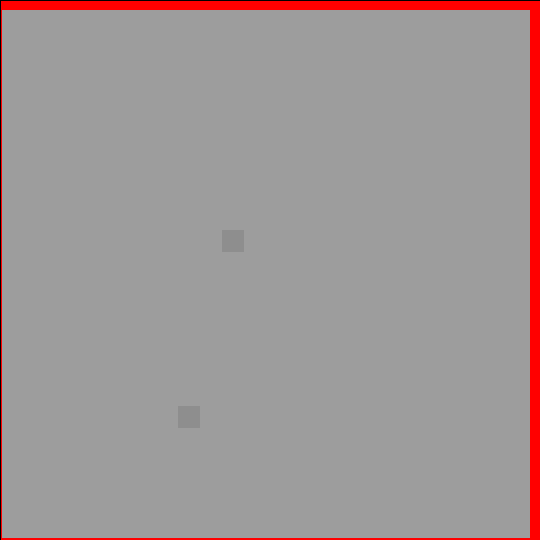
Frame 1 (no input)
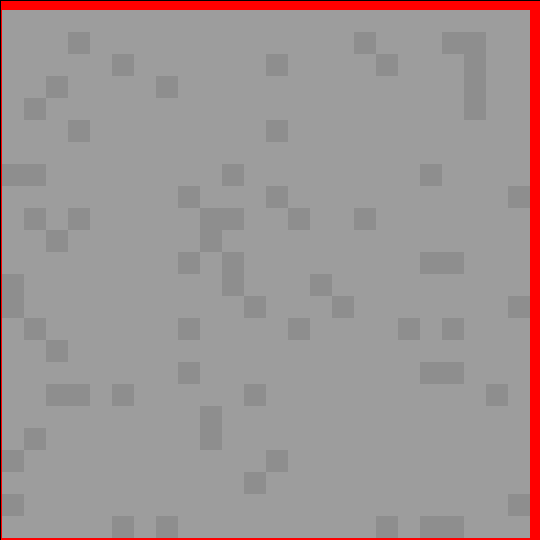
Frame 60 (the mouse pressed at the canvas centre just before this capture)
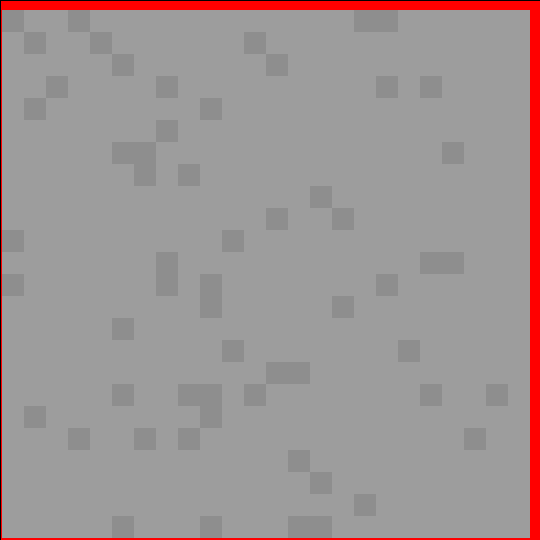
Frame 120 (the mouse held since frame 60 and released just before this capture)

The Processing sketch that drew these frames (run headless with seeded random() and noise(); from frame 60 on, the mouse is pressed at the canvas centre):

// Processing sketch: sketch_250201b_PixelAnimator
// ── sketch_250201b_PixelAnimator.pde
// First attempt to port my pixel animator library

class MyAnimation extends PixelAnimator<Boolean> {
  Boolean populate() {
    return false;
  }

  Boolean evolve() {
    if (random(0,1) < 0.005) {
      return true;
    }
    if (random(0,1) < 0.05) {
      return false;
    }
    return self();
  }

  color shade() {
    return color(self() ? 127 + 15 : 127 + 30);
  }
}

MyAnimation animation;

void setup() {
  size(540, 540);
  frameRate(12);
  animation = new MyAnimation();
  animation.size(24, 24);
  animation.dimensions(540, 540);
}

void draw() {
  fill(255,0,0);
  rect(0,0,540,540);
  image(animation.next(), 2, 10, 540, 540);
}

// ── PixelAnimator.pde
class Grid<T> {
  int cols, rows;
  ArrayList<ArrayList<T>> cells;

  Grid(int cols, int rows) {
    this.cols = cols;
    this.rows = rows;
    cells = new ArrayList<ArrayList<T>>(this.cols);
    for (int col = 0; col < this.cols; col++) {
      cells.add(new ArrayList<T>(rows));
      for (int row = 0; row < rows; row++) {
        cells.get(col).add(null);
      }
    }
  }

  void setRaw(int col, int row, T value) {
    cells.get(col).set(row, value);
  }

  void set(int col, int row, T value) {
    setRaw(mod(col, cols), mod(row, rows), value);
  }

  T getRaw(int col, int row) {
    return cells.get(col).get(row);
  }

  T get(int col, int row) {
    return getRaw(mod(col, cols), mod(row, rows));
  }

  Grid<T> copy() {
    Grid<T> newGrid = new Grid<T>(cols, rows);
    for (int col = 0; col < cols; col++) {
      for (int row = 0; row < rows; row++) {
        newGrid.setRaw(col, row, getRaw(col, row));
      }
    }
    return newGrid;
  }

  int mod(int x, int n) {
    return ((x % n) + n) % n;
  }
}

class Box {
  int top, left, width, height;
  Box(int top, int left, int width, int height) {
    this.top = top;
    this.left = left;
    this.width =width;
    this.height = height;
  }
}

abstract class PixelAnimator<T> {
  int cols, rows, col, row;
  int width, height;
  int frame;
  Grid<T> grid;
  PGraphics graphics;

  PixelAnimator() {
    frame = 0;
    size(16, 16);
  }

  void size(int cols, int rows) {
    this.cols = cols;
    this.rows = rows;
    graphics = createGraphics(this.cols, this.rows);
    grid = new Grid(this.cols, this.rows);
    for (int row = 0; row < rows; row++) {
      for (int col = 0; col < cols; col++) {
        this.col = col;
        this.row = row;
        grid.setRaw(col, row, populate());
      }
    }
  }

  void dimensions(int width, int height) {
    this.width = width;
    this.height = height;
    graphics = createGraphics(width, height);
  }

  PGraphics next() {
    Grid<T> gridNext = grid.copy();
    for (int row = 0; row < this.rows; row++) {
      for (int col = 0; col < this.cols; col++) {
        this.col = col;
        this.row = row;
        gridNext.setRaw(col, row, evolve());
      }
    }
    grid = gridNext;
    graphics.beginDraw();
    graphics.clear();
    for (int row = 0; row < rows; row++) {
      for (int col = 0; col < cols; col++) {
        this.col = col;
        this.row = row;
        graphics.fill(shade());
        graphics.noStroke();
        Box box = box();
        graphics.rect(box.top, box.left, box.width, box.height);
        paint();
      }
    }
    graphics.endDraw();
    frame = frame + 1;
    return graphics;
  }

  Box box() {
    int w = width / cols;
    int h = height / rows;
    int x = col * w;
    int y = row * h;
    return new Box(x, y, w, h);
  }

  T self() {
    return grid.get(col, row);
  }

  T abs(int col, int row) {
    return grid.get(col, row);
  }

  T rel(int colOffset, int rowOffset) {
    return grid.get(col + colOffset, row + rowOffset);
  }

  int col() {
    return col;
  }

  int row() {
    return row;
  }

  boolean is(int col, int row) {
    return this.col == col && this.row == row;
  }

  float scale(float v, float a, float b, float c, float d) {
    return (-v * c + c * b + v * d - a * d) / (b - a);
  }

  float x() {
    return scale(col, 0, cols - 1, -1, 1);
  }

  float y() {
    return scale(row, 0, rows - 1, -1, 1);
  }

  float angle() {
    float theta = atan2(y(), x());
    float angle = theta > 0 ? theta : theta + 2 * PI;
    return angle;
  }

  float radius() {
    float x = x();
    float y = y();
    return sqrt(x * x + y * y);
  }

  int frame() {
    return frame;
  }

  T populate() {
    return null;
  }

  T evolve() {
    return null;
  };

  color shade() {
    return color(127);
  }

  void paint() {
  }
}
